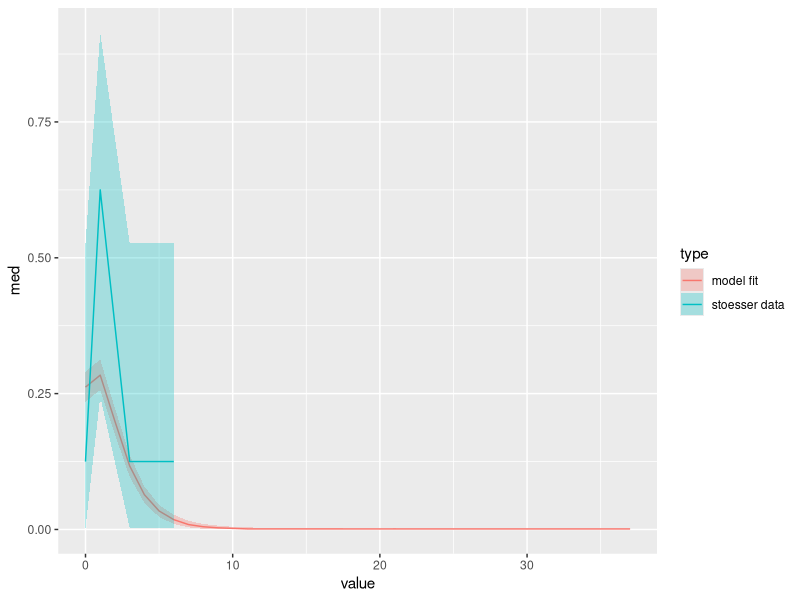

Write R code to recreate this figure. (Note: this script raises an error after producing the figure.)
## ---- chunk 1

library(tidyverse)
library(lme4)
library(patchwork)

tibble(
       subject =           c(244,86,232,357,45,813,1178,717),
       n_esbl_clones =     c(1,  6, 1,  1,  1, 1,  3,   0), 
       n_non_esbl_clones = c(2,  0, 4,  3,  9, 0,  0,   5),
) -> stoesser_data

# in the R notation for fitting models a random effect like this per
# participant is fitted by adding (1 | variable) so:



glmer(n_esbl_clones ~ (1 | subject), 
      family = "poisson",
      data = stoesser_data) -> m
# summarise model

summary(m)

## ---- chunk 2


stoesser_proportions <-
  stoesser_data |>
  count(n_esbl_clones) |>
  mutate(tot = sum(n)) |>
  rowwise() |>
  transmute(
    value = n_esbl_clones,
    med = n / tot,
    lci = binom.test(n,tot)$conf.int[[1]],
    uci = binom.test(n,tot)$conf.int[[2]],
    type = "stoesser data"
  )

  nsubj <- 1000
  nsim <- 10000

  simulate(m, newdata = data.frame(subject = 1:nsubj),
allow.new.levels = TRUE,
         nsim = nsim,
re.form = NA
) |>
pivot_longer(everything())|>
count(name, value) |>
group_by(name) |>
mutate(prop = n/sum(n)) |>
group_by(value) |>
summarise(lci = quantile(prop, 0.025),
med = median(prop),
uci = quantile(prop, 0.975),
type = "model fit") |>
ggplot(aes(value, med, ymin = lci, ymax = uci, color = type, fill = type)) +
  geom_line() +
  geom_ribbon(color = NA, alpha = 0.3) +
  geom_line(data = stoesser_proportions) +
  geom_ribbon(data = stoesser_proportions, alpha = 0.3, color = NA) 


  simulate(m, newdata = data.frame(subject = 1:nsubj),
allow.new.levels = TRUE,
         nsim = nsim,
re.form = NA
) |>
  as.data.frame() |>
  pivot_longer(everything()) |>
  ggplot(aes(value)) +
    stat_ecdf(geom = "line") +
    geom_hline(yintercept = 0.95, linetype = "dotted") +
    scale_x_continuous(breaks = c(0:10,20,30, 40))


## ---- chunk 3

div_data <- read_csv("diversity_data.csv")

# convert to proportion with CI

div_data |> 
count(Study, n_clones) |>
group_by(Study) |>
  mutate(tot = sum(n)) |>
  rowwise() |>
  transmute(
            Study = Study,
    n_clones = n_clones,
    prop = n / tot,
    lci = binom.test(n,tot)$conf.int[[1]],
    uci = binom.test(n,tot)$conf.int[[2]],
  ) |>
           ggplot(aes(n_clones, prop, ymin = lci, ymax = uci, color = Study,
                      fill = Study)) +
                  geom_line(size = 1) +
                  geom_ribbon(color = NA, alpha = 0.3)



## ---- chunk 4

# if we're going to do the same thing multiple times - make a function!

simulate_and_plot_from_fitted_model <- function(fitted_model,
                                                raw_data,
                                                study_name,
                                                nsubj = 1000,
                                                nsim = 10000) {
  raw_data |>
    count(n_clones) |>
    mutate(tot = sum(n)) |>
    rowwise() |>
    transmute(
      value = n_clones,
      med = n / tot,
      lci = binom.test(n, tot)$conf.int[[1]],
      uci = binom.test(n, tot)$conf.int[[2]],
      type = "raw data"
    ) -> raw_data_props

  simulate(fitted_model,
    newdata = data.frame(pid = 1:nsubj),
    allow.new.levels = TRUE,
    nsim = nsim,
    re.form = NA
  ) -> sims_df

  sims_df |>
    pivot_longer(everything()) |>
    count(name, value) |>
    group_by(name) |>
    mutate(prop = n / sum(n)) |>
    group_by(value) |>
    summarise(
      lci = quantile(prop, 0.025),
      med = median(prop),
      uci = quantile(prop, 0.975),
      type = "model fit"
    ) |>
    ggplot(aes(value, med, ymin = lci, ymax = uci, color = type, fill = type)) +
    geom_line() +
    geom_ribbon(color = NA, alpha = 0.3) +
    geom_line(data = raw_data_props) +
    geom_ribbon(data = raw_data_props, alpha = 0.3, color = NA) +
    labs(title = paste0("Study: ", study_name)) -> plot_a


  sims_df |>
    pivot_longer(everything()) |>
    filter(value > 0) |>
    ggplot(aes(value)) +
    stat_ecdf(geom = "line") +
    geom_hline(yintercept = 0.95, linetype = "dotted") +
    scale_x_continuous(breaks = c(0:10, 20, 30, 40)) +
    labs(title = paste0("Study: ", study_name)) -> plot_b

  return(list(plot_a, plot_b))
}




## ---- chunk 5

glmer(n_clones ~ (1 | pid), 
      family = "poisson",
      data = filter(div_data, Study == "Ludden" ),
      control = glmerControl(optimizer = "bobyqa")) -> m2

summary(m2)

simulate_and_plot_from_fitted_model(
  fitted_model = m2,
  raw_data = filter(div_data, Study == "Ludden"),
  study_name = "Ludden")


## ---- chunk 6

glmer(n_clones ~ (1 | pid), 
      family = "poisson",
      data = filter(div_data, Study == "Dixit" ),
      control = glmerControl(optimizer = "bobyqa")) -> m3

summary(m3)

simulate_and_plot_from_fitted_model(
  fitted_model = m3,
  raw_data = filter(div_data, Study == "Dixit"),
  study_name = "Dixit") 




## ---- chunk 7

glmer(n_clones ~ (1 | pid), 
      family = "poisson",
      data = filter(div_data, Study == "Foster-Nyako" ),
      control = glmerControl(optimizer = "bobyqa")) -> m4

summary(m4)

simulate_and_plot_from_fitted_model(
  fitted_model = m4,
  raw_data = filter(div_data, Study == "Foster-Nyako"),
  study_name = "Foster-Nyako")

## ---- chunk 8

glmer(n_clones ~ (1 | pid), 
      family = "poisson",
      data = filter(div_data, Study == "Schlager" ),
      control = glmerControl(optimizer = "bobyqa")) -> m5

summary(m5)

simulate_and_plot_from_fitted_model(
  fitted_model = m5,
  raw_data = filter(div_data, Study == "Schlager"),
  study_name = "Schlager")

